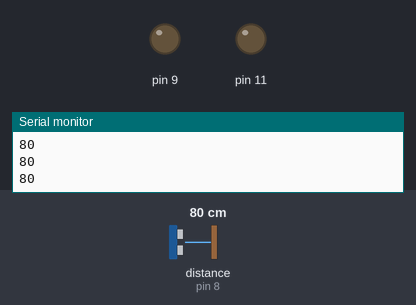
The sketch below on a simulated Arduino Uno, built with avr-gcc and run on an emulated ATmega328P. Shown: output pins drawn as LEDs (lit = HIGH), the last lines printed to the serial monitor. Dashed ring = blinking. The inputs (shaded band) are chosen by the test bench; at power-on: distance to the obstacle (sensor on pin 8) 80 cm.

Above: at 1.2 s.
1.3 s: distance to the obstacle (sensor on pin 8) set to 18 cm
2.8 s: distance to the obstacle (sensor on pin 8) set to 13 cm
At 3.05 s:
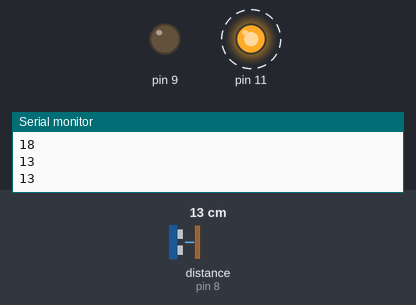
5.8 s: distance to the obstacle (sensor on pin 8) set to 8 cm
8.8 s: distance to the obstacle (sensor on pin 8) set to 5 cm
At 9.8 s:
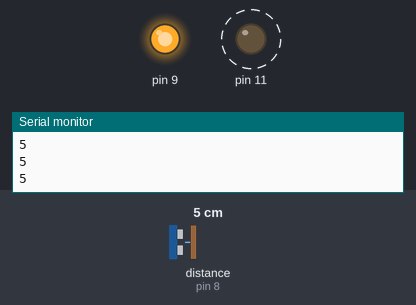
11.8 s: distance to the obstacle (sensor on pin 8) set to 9 cm
At 12.4 s:
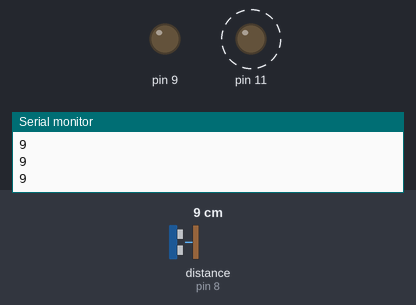
13.3 s: distance to the obstacle (sensor on pin 8) set to 4 cm
At 13.7 s:
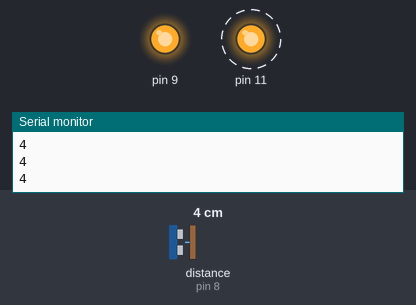
Timing chart, 0 to 62.3 s (numbered marks = the images above; inputs shaded):
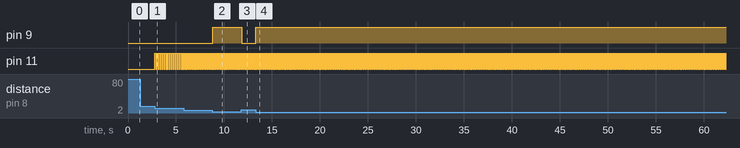

Measured:
- the behaviour switches between 16 and 15 cm on distance to the obstacle (sensor on pin 8) (found by bisection; images 0 and 1)
- after the input at 2.8 s, pin 11: alternates HIGH for 0.10 s and LOW for 0.10 s, starting at once
- after the input at 5.8 s, pin 11: alternates HIGH for 0.02 s and LOW for 0.02 s, starting after 0.05 s
- after the input at 8.8 s, pin 9: LOW → HIGH at once
- after the input at 11.8 s, pin 9: HIGH → LOW at once
- after the input at 13.3 s, pin 9: LOW → HIGH at once

The sketch:

Distance_Detector.ino
```cpp
#include <Ultrasonic.h>

Ultrasonic ultrasonic(7, 8);
void setup()
{
 Serial.begin(9600);
 pinMode(9,OUTPUT);
 pinMode(11,OUTPUT);
}

void loop()
{
  long d = ultrasonic.getDistance();
  Serial.println(d);
 if(d>15) {digitalWrite(9,LOW);digitalWrite(11,LOW);}
  else if(d>11) {digitalWrite(9,LOW); digitalWrite(11,HIGH); delay(100); digitalWrite(11,LOW); delay(100);}
 else if(d>6) {digitalWrite(9,LOW); digitalWrite(11,HIGH); delay(20); digitalWrite(11,LOW); delay(20);}
else {digitalWrite(9,HIGH); digitalWrite(11,HIGH); delay(20); digitalWrite(11,LOW); delay(20);}
}
```
